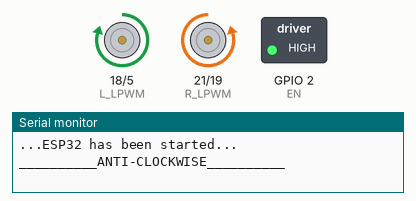
A sketch run on a simulated ESP32. Parts: motor-driver pin pairs drawn as motors (green arrow = first pin HIGH = forward, orange = second pin HIGH = backward, longer = more drive), switched loads named in the sketch (green lamp = pin HIGH), the last lines printed to the serial monitor.

Above: at 1.5 s.
At 7.5 s:
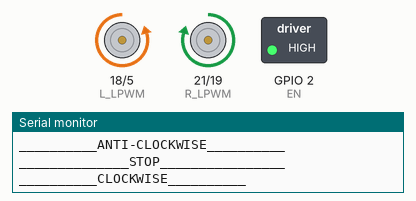
At 10.0 s:
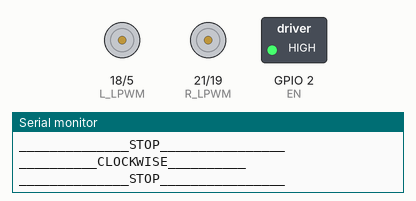
Timing chart, 0 to 14.3 s (numbered marks = the images above):
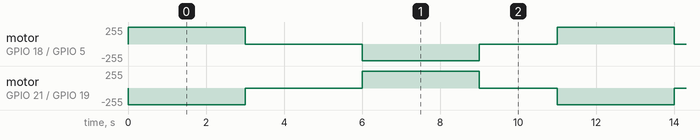

Measured:
- by itself, motor on GPIO 18 (L_LPWM) / GPIO 5 (L_RPWM): repeats every 11.0 s: stopped 3.0 s, backward 250/255 3.0 s, stopped 2.0 s, forward 250/255 3.0 s
- by itself, motor on GPIO 21 (R_LPWM) / GPIO 19 (R_RPWM): repeats every 11.0 s: stopped 3.0 s, forward 250/255 3.0 s, stopped 2.0 s, backward 250/255 3.0 s

The sketch:

BTS7960_motor_control.ino
```cpp
#include <Arduino.h>

// Left motors :-
#define L_LPWM 18
#define L_RPWM 5
#define R_LPWM 21
#define R_RPWM 19

#define EN 2


void backward(int value) {
  analogWrite(L_LPWM, 0);
  analogWrite(L_RPWM, value);
  analogWrite(R_LPWM, value);
  analogWrite(R_RPWM, 0);
}

void forward(int value) {
  analogWrite(L_LPWM, value);
  analogWrite(L_RPWM, 0);
  analogWrite(R_LPWM, 0);
  analogWrite(R_RPWM, value);
}
void stop() {
  analogWrite(L_LPWM, 0);
  analogWrite(L_RPWM, 0);
  analogWrite(R_LPWM, 0);
  analogWrite(R_RPWM, 0);
}

float mapFloat(float t, float in_min, float in_max, float out_min, float out_max) {
  return (t - in_min) * (out_max - out_min) / (in_max - in_min) + out_min;
}

void setup() {

  pinMode(EN, OUTPUT);
  pinMode(L_LPWM, OUTPUT);
  pinMode(L_RPWM, OUTPUT);
  pinMode(R_LPWM, OUTPUT);
  pinMode(R_RPWM, OUTPUT);
  // pinMode(35, OUTPUT);

  digitalWrite(EN, HIGH);

  Serial.begin(115200);
  Serial.println("...ESP32 has been started...");
}

void loop() {
  // int VIN = analogRead(35);
  // float input = mapFloat(VIN, 0, 4095, 0, 255);
  // Serial.print("Vin value:- ");
  // Serial.println(input);
  int input = 250;

  forward(input);
  Serial.println("__________ANTI-CLOCKWISE__________");
  delay(3000);

  stop();
  Serial.println("______________STOP________________");
  delay(3000);

  backward(input);
  Serial.println("__________CLOCKWISE__________");
  delay(3000);

  stop();
  Serial.println("______________STOP________________");
  delay(2000);
}
```
